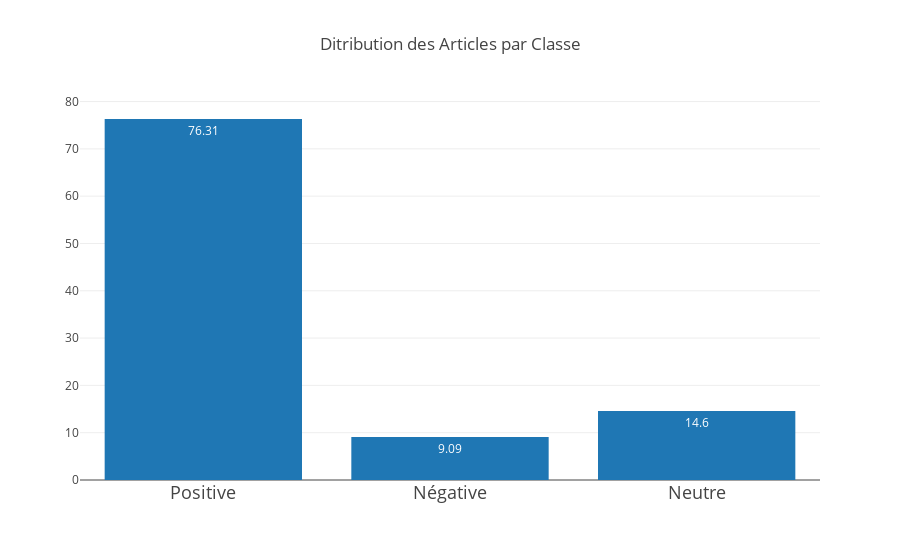

Notebook source saved alongside this figure:
### Code cell
layout = go.Layout(
    title = "Ditribution des Articles par Classe",
    xaxis = go.layout.XAxis(
        tickfont = dict(
            size = 18
        ),
        automargin = True
    )
)
X = ['Positive', 'Négative', 'Neutre']
v1 = len(df[df['class']==1])*100/len(df) 
v2 = len(df[df['class']==-1])*100/len(df) 
v3 = len(df[df['class']==0])*100/len(df)  
data = [go.Bar(
            x = X,
            y = [v1,v2,v3],
            text = [round(v1,2),round(v2,2),round(v3,2)],#df_agg['percentage'],
            textposition = 'auto',
            orientation = 'v'
)]

fig = go.Figure(data=data, layout=layout)
py.offline.iplot(fig, filename='horizontal-bar')

### Figure 1 — Plotly figure (JSON) as saved in the notebook; plotly's stock layout.template omitted (floating-point values rounded to 4 significant figures)
{"data": [{"orientation": "v", "text": ["76.31", "9.09", "14.6"], "textposition": "auto", "type": "bar", "uid": "281f73b3-1d80-4119-b188-e15701202fc4", "x": ["Positive", "Négative", "Neutre"], "y": [76.31, 9.087, 14.6]}], "layout": {"title": {"text": "Ditribution des Articles par Classe"}, "xaxis": {"automargin": true, "tickfont": {"size": 18}}}}
